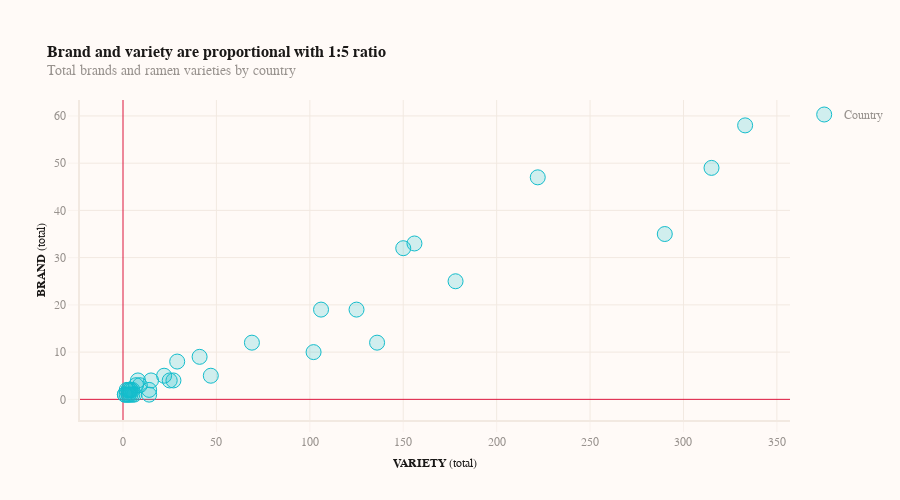

Notebook cell for this chart:
### Markdown cell above
#### 2.1 What are the average variety and ratings for each brand?

Anchoring at brand, we can see that most brands have at most 4 variety with one outlier brand that has almost ~400 variety. Reviewers seems also rather selective in rating that most ramen are below 4.

### Code cell
# Preparing data
df2 = df1.groupby('Country').agg({'Variety':pd.Series.nunique,
                                  'Brand':pd.Series.nunique, 
                                  'Stars':'mean',
                                  'Review_#':['mean','sum'],
                                  
                                 })
df2.columns =df2.columns.get_level_values(0)+"_"+df2.columns.get_level_values(1)
df3 = df1.groupby(['Country','Brand']).agg({
                                  'Stars':'mean',
                                  'Review_#':'mean'
                                 })

# Generate plot and styling
colorscale1 = [
[0,'rgba(0,204,204,.5)'],
[0.5,'rgba(0,102,102,.5)'], 
[1,'rgba(0,25,51,.5)']]

colorscale1_line = [
[0,'rgba(0,204,204,1)'],
[0.5,'rgba(0,102,102,1)'], 
[1,'rgba(0,25,51,1)']]

fig = go.Figure(data=  go.Scatter(
        x=df2["Variety_nunique"],
        y=df2["Brand_nunique"],
        name ="Country",
        mode="markers",
        text = df2.index,
        marker=dict(
            color="rgba(20,189,204,0.2)",
            size=15,
            line=dict(color='#14BDCC', width=1)),
        hoverinfo="x+y+z+text",
        hoverlabel = dict(
                       bgcolor="rgba(20,189,204,1)",
                       bordercolor="rgba(20,189,204,0.5)",
                       font=dict(
                           family="Arial", 
                           size=10, 
                           color='rgba(255,255,255,1)'))))


# Update xaxis properties
fig.update_xaxes(title=dict(font=dict(size=12, color='#1A1817')),
                 ticks="outside", tickwidth=0.5, tickcolor='#F2E9E1', ticklen=10,hoverformat=",.1f",
                 showline=True, linewidth=2, linecolor='#F2E9E1',
                 showgrid=True, gridwidth=1, gridcolor='#F2E9E1',
                 zeroline=True, zerolinewidth=1, zerolinecolor='crimson')

fig.update_xaxes(title_text="<b>VARIETY</b> (total)")

# Update yaxis properties
fig.update_yaxes(title= dict(font=dict(size=12, color='#1A1817'),),ticks="outside", tickwidth=0.5, tickcolor='#F2E9E1', ticklen=10, hoverformat=",.1f",
                 showline=True, linewidth=2, linecolor='#F2E9E1',
                 showgrid=True, gridwidth=1, gridcolor='#F2E9E1',
                 zeroline=True, zerolinewidth=1, zerolinecolor='crimson',)

fig.update_yaxes(title_text="<b>BRAND</b> (total)")

fig.update_layout(    
    font=dict(family="Raleway, sans-serif", size=12, color='#98928E'),
    plot_bgcolor="#fffaf7",
    showlegend=True,
    paper_bgcolor = "#fffaf7",
    height = 500,
    annotations=[go.layout.Annotation(text="<b>Brand and variety are proportional with 1:5 ratio</b>",x=-0.05,y=1.18,xref="paper",yref="paper",showarrow=False,
                                      xanchor="left",yanchor="top",align="left",font=dict(family=" Raleway,sans-serif", size=16, color='#1A1817')),
                 go.layout.Annotation(text="Total brands and ramen varieties by country",x=-0.05,y=1.12,xref="paper",yref="paper",showarrow=False,
                                      xanchor="left",yanchor="top",align="left",font=dict(family='Raleway,sans-serif', size=14, color='#98928E')),]
)
fig.show()

### Figure 1 — Plotly figure (JSON) as saved in the notebook; plotly's stock layout.template omitted (floating-point values rounded to 4 significant figures)
{"data": [{"hoverinfo": "x+y+z+text", "hoverlabel": {"bgcolor": "rgba(20,189,204,1)", "bordercolor": "rgba(20,189,204,0.5)", "font": {"color": "rgba(255,255,255,1)", "family": "Arial", "size": 10}}, "marker": {"color": "rgba(20,189,204,0.2)", "line": {"color": "#14BDCC", "width": 1}, "size": 15}, "mode": "markers", "name": "Country", "text": ["Australia", "Bangladesh", "Brazil", "Cambodia", "Canada", "China", "Colombia", "Dubai", "Estonia", "Fiji", "Finland", "Germany", "Ghana", "Holland", "Hong Kong", "Hungary", "India", "Indonesia", "Japan", "Malaysia", "Mexico", "Myanmar", "Nepal", "Netherlands", "Nigeria", "Pakistan", "Philippines", "Poland", "Sarawak", "Singapore", "South Korea", "Sweden", "Taiwan", "Thailand", "UK", "USA", "United States", "Vietnam"], "type": "scatter", "x": [22, 7, 5, 5, 41, 156, 6, 3, 2, 4, 3, 27, 2, 4, 136, 8, 29, 125, 333, 150, 25, 14, 14, 15, 1, 9, 47, 4, 3, 102, 290, 3, 222, 178, 69, 315, 1, 106], "y": [5, 3, 1, 2, 9, 33, 1, 1, 1, 2, 1, 4, 2, 1, 12, 4, 8, 19, 58, 32, 4, 2, 1, 4, 1, 3, 5, 2, 2, 10, 35, 2, 47, 25, 12, 49, 1, 19]}], "layout": {"annotations": [{"align": "left", "font": {"color": "#1A1817", "family": " Raleway,sans-serif", "size": 16}, "showarrow": false, "text": "<b>Brand and variety are proportional with 1:5 ratio</b>", "x": -0.05, "xanchor": "left", "xref": "paper", "y": 1.18, "yanchor": "top", "yref": "paper"}, {"align": "left", "font": {"color": "#98928E", "family": "Raleway,sans-serif", "size": 14}, "showarrow": false, "text": "Total brands and ramen varieties by country", "x": -0.05, "xanchor": "left", "xref": "paper", "y": 1.12, "yanchor": "top", "yref": "paper"}], "font": {"color": "#98928E", "family": "Raleway, sans-serif", "size": 12}, "height": 500, "paper_bgcolor": "#fffaf7", "plot_bgcolor": "#fffaf7", "showlegend": true, "xaxis": {"gridcolor": "#F2E9E1", "gridwidth": 1, "hoverformat": ",.1f", "linecolor": "#F2E9E1", "linewidth": 2, "showgrid": true, "showline": true, "tickcolor": "#F2E9E1", "ticklen": 10, "ticks": "outside", "tickwidth": 0.5, "title": {"font": {"color": "#1A1817", "size": 12}, "text": "<b>VARIETY</b> (total)"}, "zeroline": true, "zerolinecolor": "crimson", "zerolinewidth": 1}, "yaxis": {"gridcolor": "#F2E9E1", "gridwidth": 1, "hoverformat": ",.1f", "linecolor": "#F2E9E1", "linewidth": 2, "showgrid": true, "showline": true, "tickcolor": "#F2E9E1", "ticklen": 10, "ticks": "outside", "tickwidth": 0.5, "title": {"font": {"color": "#1A1817", "size": 12}, "text": "<b>BRAND</b> (total)"}, "zeroline": true, "zerolinecolor": "crimson", "zerolinewidth": 1}}}
